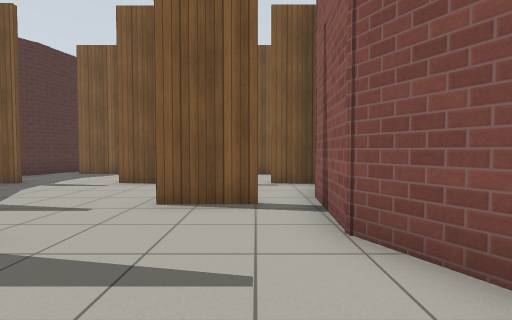
[1] (above)

12 first-person views from a walk through a robot-simulator world made for Gazebo. The camera is 0.94 m above the floor, tilts 2° down and sees 85° across. The floor is counted in squares, 1 m on a side. Each view is taken from the middle of a square. On the plan, view 1 faces up. The plan holds only what a view shows up to about 11 squares ahead; the rest is blank. Robots are left out. Gazebo's built-in surfaces are drawn with simple patterns.

[2]
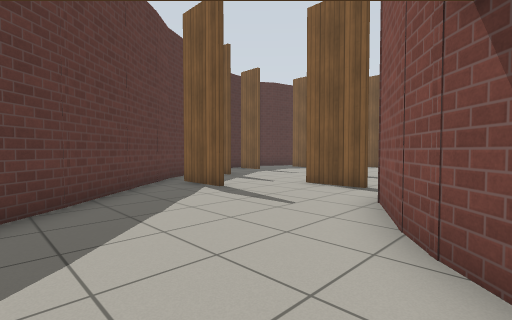

[3]
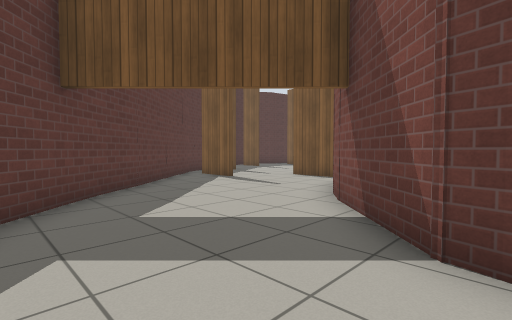

[4]
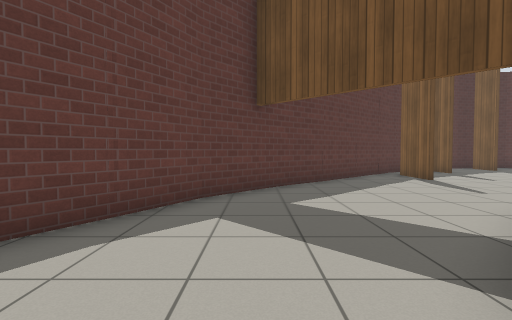

[5]
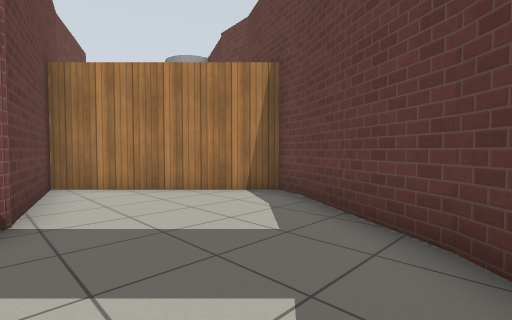

[6]
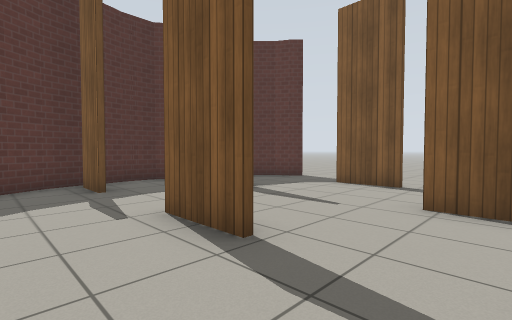

[7]
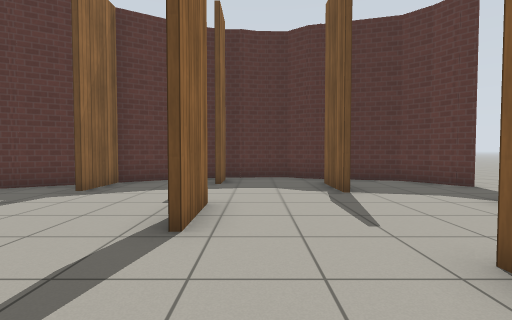

[8]
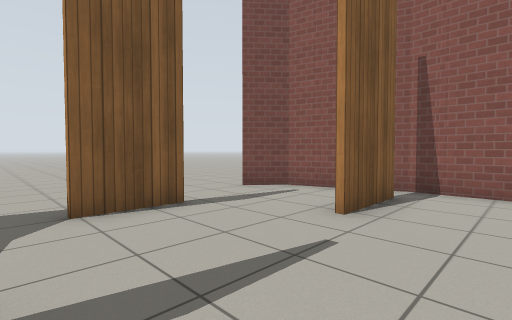

[9]
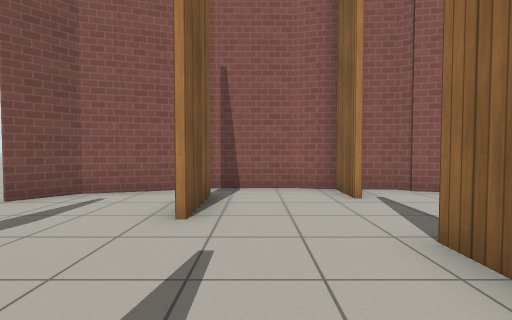

[10]
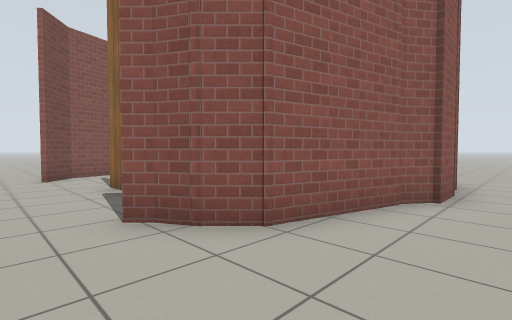

[11]
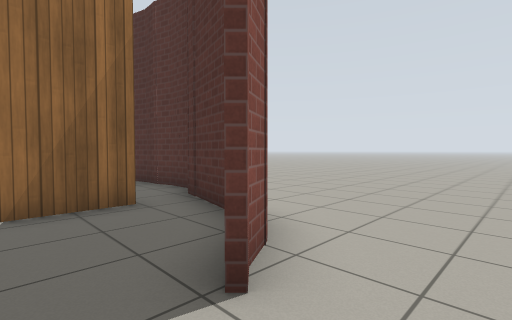

[12]
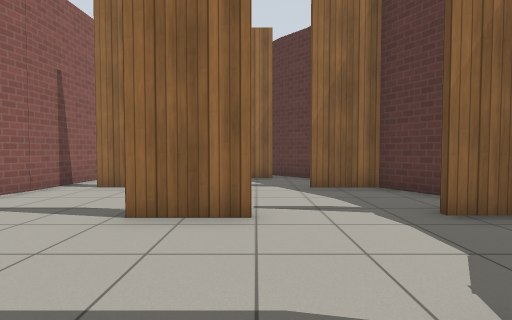

### Floor plan
Points are (right, up) in squares from view 1. A wall is a line through its corners. A room is listed if a view was taken in it or the views show most of it. See-through windows are left out.
Room 1 (views 1, 2, 3, 4, 5)
walls: (2.5, 0.7) (1.8, 1.6); (2, 1.4) (1, 3.1) (1.2, 5.7); (0.5, -4.1) (3.4, -5.7); (-2.8, 2.5) (-4.6, 2.5); (-3.8, 0.8) (-1.5, -2.2) (0.6, -4.1); (0.1, 4.8) (-1.8, 4.8); (3.4, -5.8) (4.3, -6.1) (8.1, -2.2) (4.4, -1.2) (2.3, 0.9)
ways out: opening at (-2, 4) to room 2; gap at (0, 5) to room 2
Room 2 (views 6, 7, 8, 9, 10, 11, 12)
walls: (-5.1, 10.9) (-7, 10.9); (-3.2, 13.6) (-2.4, 13.6); (-4, 8.1) (-2.1, 8.1); (-7, 11.1) (-5.1, 11.1); (-2.2, 13.5) (-4.1, 13.5); (-2.1, 8) (-4, 8); (-6.6, 8) (-8, 8); (-6.3, 14.3) (-7, 14); (-8.1, 10.8) (-8.7, 10.1) (-8.7, 7.9); (-7.2, 14) (-6.5, 14.4); (-6.2, 14.8) (-7.5, 13.4) (-8.3, 10.6); (-8.8, 10.1) (-8.4, 10.7) (-7.7, 13.5) (-6.3, 14.9); (0.9, 10.9) (-1.2, 10.9); (-8, 8.1) (-6.6, 8.1); (-8.9, 9.2) (-8.3, 7); (0.4, 8.1) (1.7, 8.1) (1.8, 8.6); (1.7, 11.2) (1, 13.8) (0, 14.6); (-8.4, 7.2) (-7.1, 5) (-5.4, 5); (1.9, 9) (1.9, 11.1) (1.7, 11.4); (1.8, 8.1) (2, 9.1); (1.8, 8) (0.4, 8); (-0.8, 5) (0.1, 5); (1.6, 6.6) (1.7, 7.5); (-6.6, 4.2) (-5.7, 2.5); (1.1, 5.4) (1.4, 6.5); (-4.6, 2.6) (-3.9, 2.6); (-5.7, 2.6) (-3.6, 0.5); (-5, 2) (-4.4, 1.1)
ways out: opening at (-2, 4) to room 1; gap at (0, 5) to room 1; opening at (-10, 10); opening at (0.5, 15.5); gap at (-7, 11)

Where each view was taken, in squares from view 1:
view 1: 0 up, 0 right, facing up
view 2: 2 down, 3 right, facing up-left
view 3: 4 down, 5 right, facing up-left
view 4: 3 down, 6 right, facing left
view 5: 1 down, 0 right, facing down-right
view 6: 6 up, 0 right, facing up-left
view 7: 9 up, 1 right, facing left
view 8: 9 up, 5 left, facing up-right
view 9: 10 up, 5 left, facing right
view 10: 16 up, 10 left, facing down-right
view 11: 16 up, 5 left, facing down-left
view 12: 12 up, 4 left, facing down
